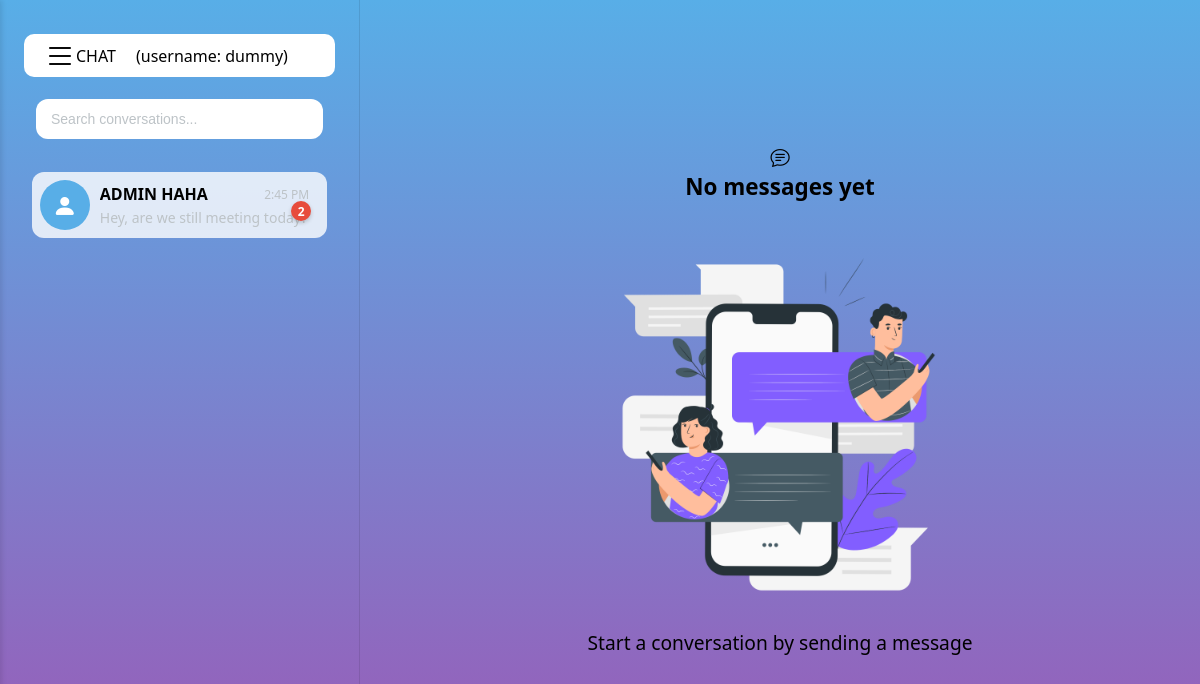
Page / (signed in) on the committed database.
### chat/models.py (models this page shows)
class CustomUser(AbstractUser):
    friends = models.ManyToManyField(
        'self',
        through="FriendShip",
        symmetrical=False,
        related_name='friend_set',
        blank=True
    )
    def __str__(self):
        return self.username

### chat/views.py (the view, shortened to what this page needs)
# urls.py: path('',include('chat.urls'))
@login_required()
def chat(request):
    my_friends = request.user.friends.all()
    not_my_friend = request.user.friend_set.all()
    all_friends = my_friends.union(not_my_friend)
    room_code = chats = friend =  None
    receiver_id = request.GET.get('id')
    return render(request,'chat.html',{
        'friends':all_friends,
        'my_friend_only':my_friends,
        'friend':friend,
        'room_code':room_code,
        'chat_type':'solo_chat',
        })

### chat/templates/chat.html (shortened to what this page needs)
{% extends 'basechat.html' %}
{% load static %}
{% block friendorgroup %}
    {% for f in friends %}
    <div class="chat-card {% if f == friend %}active{% endif %}" data-slug="{{ f.id }}">
        <div class="chat-image flex"><i class="bi bi-person-fill"></i></div>
        <div class="chat-card-right">
            <div class="chat-card-right-top">
                <div class="chat-name"> {{ f.first_name | upper }} {{ f.last_name | upper }}</div>
                <div class="chat-time">2:45 PM</div>
            </div>
            <div class="chat-last-message">Hey, are we still meeting today?</div>
            <div class="chat-card unread">2</div>
        </div>
    </div>
    {% endfor %}
{% endblock %}

### chat/templates/basechat.html (shortened to what this page needs)
{% load static %}
<!DOCTYPE html>
<html lang="en">
<head>
    <link href="https://cdn.jsdelivr.net/npm/bootstrap-icons@1.11.0/font/bootstrap-icons.css" rel="stylesheet">
    <link href="https://cdnjs.cloudflare.com/ajax/libs/font-awesome/6.4.0/css/all.min.css" rel="stylesheet">
    <link rel="stylesheet" href="{% static 'css/chat.css' %}">
</head>
<body>
    <div class="container" id="roomCode" data-room-code="{{ room_code|default:'' }}">
        <div class="select-user-bar" id="select-user-bar">
            <div class="nav">
                <div><i class="bi bi-list"></i></div>
                <div style="margin-left: 20px;margin-right: 20px;">CHAT</div>
                <p>(username: {{ request.user }})</p>
            </div>
            <div class="search-box">
                <input type="text" class="search-input" placeholder="Search conversations...">
            </div>
            {% block friendorgroup %}
            {% endblock %}
        </div>
        <div class="blank-content-container" id="blank-content-container">
            {% if not friend %}
            <div class="blank-content">
                <i class="bi bi-chat-text"></i>
                <h3>No messages yet</h3><br>
                <img src="{% static 'images/Messages-pana.png' %}" alt="Error" height="400" width="400">
                <p>Start a conversation by sending a message</p>
            </div>
            {% endif %}
        </div>
    </div>
</body>
</html>

### chat/static/css/chat.css (style rules this page uses)
:root { --primary-bg: linear-gradient(to bottom, #58aee7, #9b59b6); --secondary-bg: #ffffff; --accent-color: #58aee7; --accent-color2: linear-gradient(to bottom, #efdbf7, #7004f5); --hover-color: #2ecc71; --text-color: #000000; --text-secondary: #bdc3c7; --card-bg: rgba(255, 255, 255, 0.8); --input-bg: rgba(44, 62, 80, 0.7); --page-bg: linear-gradient(135deg, #58aee7, #9b59b6); --error-color: #e74c3c; --success-color: #2ecc71; --border-radius: 12px; --transition-speed: 0.3s; }
* { margin: 0; padding: 0; box-sizing: border-box; }
body { background: var(--primary-bg); height: 100dvh; overflow: hidden; font-family: 'Segoe UI', Tahoma, Geneva, Verdana, sans-serif; color: var(--text-color); }
.flex { display: flex; flex-direction: column; justify-content: center; align-items: center; }
.container { display: flex; flex-direction: row; align-items: stretch; width: 100%; height: 100%; }
.select-user-bar { flex: 1; max-width: 30%; border-right: 1px solid rgba(0, 0, 0, 0.1); display: flex; flex-direction: column; align-items: center; height: 100%; overflow-x: hidden; overflow-y: auto; position: relative; padding: 2%; }
.search-box { width: 100%; height: auto; padding: 12px; }
.search-input { width: 100%; padding: 10px 15px; border-radius: var(--border-radius); height: 40px; border: none; color: var(--text-color); font-size: 14px; margin-bottom: 15px; }
.search-input::placeholder { color: var(--text-secondary); }
.chat-card { display: flex; flex-direction: row; align-items: center; border-radius: var(--border-radius); width: 95%; height: auto; background-color: var(--card-bg); margin: 6px; padding: 8px; transition: transform var(--transition-speed), background-color var(--transition-speed); position: relative; box-sizing: border-box; }
.chat-card .unread { position: absolute; right: 10px; top: 50%; transform: translateY(-50%); width: 20px; height: 20px; background-color: var(--error-color); border-radius: 50%; display: flex; justify-content: center; align-items: center; font-size: 12px; font-weight: bold; color: white; box-shadow: 0 2px 4px rgba(0, 0, 0, 0.2); }
.chat-image { flex-shrink: 0; height: 50px; width: 50px; border-radius: 50%; margin-right: 10px; background-color: var(--accent-color); color: white; font-size: 24px; overflow: hidden; transition: transform 0.2s; }
.chat-card-right { flex: 1; display: flex; flex-direction: column; justify-content: center; overflow: hidden; }
.chat-card-right-top { display: flex; flex-direction: row; justify-content: space-between; align-items: center; padding-right: 10px; font-size: 16px; overflow: hidden; }
.chat-name { font-weight: 600; white-space: nowrap; overflow: hidden; text-overflow: ellipsis; max-width: 70%; }
.chat-time { font-size: 12px; color: var(--text-secondary); white-space: nowrap; }
.chat-last-message { padding-top: 3px; font-size: 14px; color: var(--text-secondary); white-space: nowrap; overflow: hidden; text-overflow: ellipsis; max-width: 100%; }
.blank-content-container { flex: auto; display: none; }
.blank-content { display: flex; height: 100%; flex: 1; flex-direction: column; align-items: center; justify-content: center; background-color: var(--primary-bg); font-size: larger; }
.nav { display: flex; background: var(--secondary-bg); align-items: center; width: 100%; cursor: pointer; border-radius: 10px; margin: 10px; transition: transform var(--transition-speed), background-color var(--transition-speed); }
.bi-list { width: 100%; position: relative; left: 20px; font-size:2rem; }
@media (min-width: 1200px) { .select-user-bar { width: 320px; } }
@media (min-width: 1200px) { .chat-name { max-width: 220px; } }
@media (min-width: 1200px) { .chat-last-message { max-width: 300px; } }

### rows in the picture
CustomUser: user "dummy"
CustomUser: first_name "ADMIN", last_name "HAHA"
